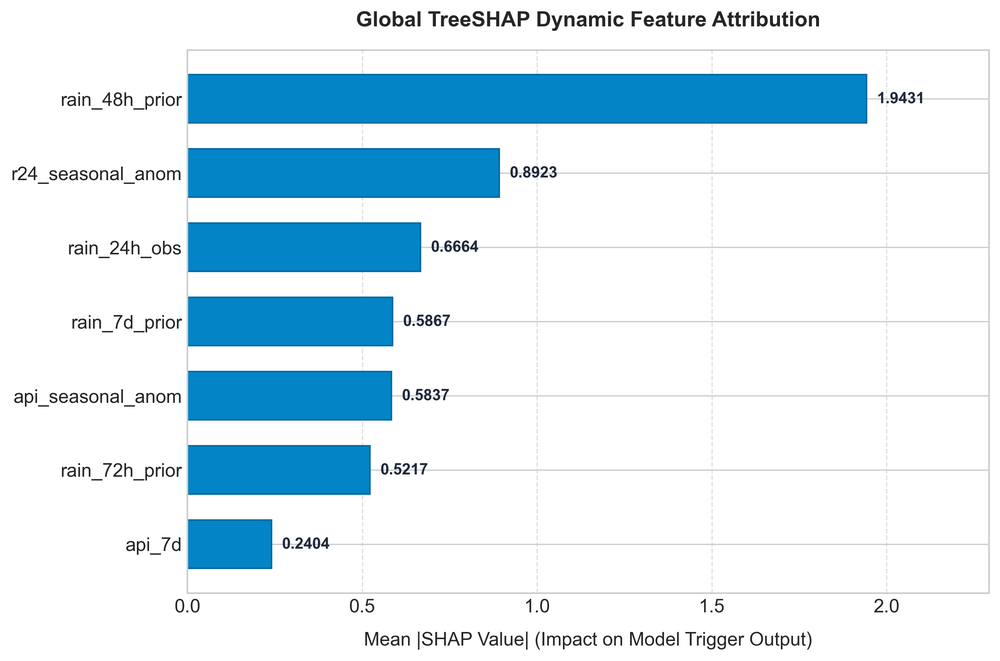
#> input picture figures/05_global_shap_importance.png, 1000 x 661 px, shrunk from 2652 x 1754 before the run, found by its file name; the run also reads 3 pictures not shown here
$ python generate_a3_poster_v2.py
#> lines starting #> are read from the running program, lines starting #| are printed output that depends on the picture
# -*- coding: utf-8 -*-
"""
================================================================================
MINDMELD  —  A3 CONFERENCE INFOGRAPHIC POSTER  (matplotlib edition)
================================================================================
Generates a premium A3-landscape poster at 150 Dpi → PNG + PDF.
    420 mm × 297 mm  @  150 dpi  =  2480 × 1754 pixels

USAGE:
    pip install matplotlib pillow
    python generate_a3_poster_v2.py

OUTPUTS:
    MINDMELD_A3_Poster.png  (3.7 MB, print-ready)
    MINDMELD_A3_Poster.pdf  (vector text on raster art)
================================================================================
"""

import os, sys, textwrap
os.environ.setdefault("MPLBACKEND", "Agg")
import warnings
warnings.filterwarnings("ignore")

try:
    import matplotlib
    import matplotlib.pyplot as plt
    import matplotlib.patches as mpatches
    import matplotlib.patheffects as pe
    from matplotlib.patches import FancyBboxPatch, FancyArrowPatch, Rectangle
    from matplotlib.gridspec import GridSpec
    from matplotlib.colors import LinearSegmentedColormap
    import numpy as np
except ImportError:
    print("[ERROR] pip install matplotlib numpy")
    sys.exit(1)

try:
    from PIL import Image
    PIL_OK = True
except ImportError:
    PIL_OK = False
    print("[WARN] Pillow not installed — figures will show placeholders")

# ============================================================
# CONFIG
# ============================================================
DPI     = 150
W_MM, H_MM = 420, 297
W_IN = W_MM / 25.4
H_IN = H_MM / 25.4

# Hex colours (all as 0-1 tuples for matplotlib)
def hx(h):
    h = h.lstrip("#")
    return tuple(int(h[i:i+2], 16)/255 for i in (0, 2, 4))

BG_DARK   = hx("0F172A")
BG_PANEL  = hx("1E293B")
BG_PANEL2 = hx("0E3A5C")
BG_MID    = hx("162336")
ACCENT1   = hx("0284C7")   # sky-blue
ACCENT2   = hx("0D9488")   # teal
ACCENT3   = hx("7C3AED")   # violet
GOLD      = hx("F59E0B")
RED       = hx("EF4444")
GREEN     = hx("22C55E")
WHITE     = hx("FFFFFF")
LIGHT     = hx("CBD5E1")
MUTED     = hx("94A3B8")

# ============================================================
# HELPERS
# ============================================================

def panel(ax, x, y, w, h, fc=None, ec=None, lw=0.8,
          radius=0.003, zorder=2):
    fc = fc or BG_PANEL
    ec = ec or BG_PANEL2
    p = FancyBboxPatch((x, y), w, h,
                       boxstyle=f"round,pad=0,rounding_size={radius}",
                       facecolor=fc, edgecolor=ec, linewidth=lw,
                       transform=ax.transAxes, zorder=zorder, clip_on=False)
    ax.add_patch(p)
    return p


# [8 lines left out: function label, not called in this run]


def divider(ax, y, color=ACCENT1, lw=0.8, zorder=4):
    ax.axhline(y=y, color=color, linewidth=lw,
               transform=ax.transAxes, zorder=zorder)


def embed_fig(ax_host, path, x, y, w, h):
    """Embed a pre-saved PNG into the axes (axes-fraction coords)."""
    if not PIL_OK or not os.path.isfile(path):
        # placeholder
        sub = ax_host.inset_axes([x, y, w, h])
        sub.set_facecolor(BG_PANEL)
        sub.set_xticks([]); sub.set_yticks([])
        for s in sub.spines.values(): s.set_color(ACCENT1)
        sub.text(0.5, 0.5, os.path.basename(path),
                 color=MUTED, ha="center", va="center",
                 fontsize=7, transform=sub.transAxes)
        return sub
    img = np.array(Image.open(path).convert("RGBA"))
    sub = ax_host.inset_axes([x, y, w, h])
    sub.imshow(img, aspect="auto", interpolation="lanczos")
    sub.set_xticks([]); sub.set_yticks([])
    for s in sub.spines.values(): s.set_visible(False)
    return sub


# [44 lines left out: functions metric_card, tier_box, not called in this run]


# ============================================================
# BUILD POSTER
# ============================================================

def build():
    fig = plt.figure(figsize=(W_IN, H_IN), facecolor=BG_DARK, dpi=DPI)
    ax = fig.add_axes([0, 0, 1, 1], facecolor=BG_DARK)
    ax.set_xlim(0, 1); ax.set_ylim(0, 1)
    ax.set_xticks([]); ax.set_yticks([])
    for sp in ax.spines.values(): sp.set_visible(False)

    # --- accent top bar ---
    bar = Rectangle((0, 0.972), 1, 0.028,
                    facecolor=ACCENT1, edgecolor="none",
                    transform=ax.transAxes, zorder=10)
    ax.add_patch(bar)

    # --- header band ---
    header = Rectangle((0, 0.862), 1, 0.110,
                        facecolor=BG_PANEL2, edgecolor="none",
                        transform=ax.transAxes, zorder=2)
    ax.add_patch(header)

    # left accent stripe in header
    ax.add_patch(Rectangle((0, 0.862), 0.008, 0.110,
                            facecolor=ACCENT1, edgecolor="none",
                            transform=ax.transAxes, zorder=3))

    # main title
    ax.text(0.013, 0.944,
            "AI-Driven Two-Tier Landslide Early Warning &",
            fontsize=19, fontweight="bold", color=WHITE,
            va="center", transform=ax.transAxes, zorder=6)
    ax.text(0.013, 0.920,
            "Disaster Resilience Grid for North-East India (NER)",
            fontsize=19, fontweight="bold", color=WHITE,
            va="center", transform=ax.transAxes, zorder=6)

    # subtitle tag-line
    ax.text(0.013, 0.899,
            "XGBoost Two-Tier Stacking  •  Meta-Calibrator Fusion  •  "
            "Real-Time IoT Telemetry  •  InSAR Ground Deformation  •  "
            "Dijkstra Routing  •  OASIS CAP v1.2",
            fontsize=7.8, color=ACCENT1, style="italic",
            va="center", transform=ax.transAxes, zorder=6)

    # author line
    ax.text(0.013, 0.875,
            "Dr. R. Rajmohan   |   Disaster Management Research Group, "
            "SRM Institute of Science & Technology   |   "
            "20–30°N, 88–98°E   |   NH-10, NH-27, NH-29, NH-44",
            fontsize=6.8, color=LIGHT, va="center",
            transform=ax.transAxes, zorder=6)

    # domain pills (right side of header)
    domains = [("Artificial Intelligence", ACCENT1),
               ("Geotechnical Eng.", BG_PANEL),
               ("Satellite Remote Sensing", BG_PANEL),
               ("Disaster Risk Reduction", BG_PANEL)]
    for i, (d, fc) in enumerate(domains):
        px = 0.640 + i*0.090
        p = FancyBboxPatch((px, 0.880), 0.088, 0.036,
                           boxstyle="round,pad=0,rounding_size=0.003",
                           facecolor=fc, edgecolor=ACCENT1, linewidth=0.7,
                           transform=ax.transAxes, zorder=5)
        ax.add_patch(p)
        ax.text(px+0.044, 0.898, d, fontsize=5.2,
                color=WHITE, fontweight="bold" if i==0 else "normal",
                ha="center", va="center", transform=ax.transAxes, zorder=6)

    # ============================================================
    # LAYOUT — three columns
    # M = 0.012 margin, COL = 0.313 wide, GAP = 0.008
    # ============================================================
    M    = 0.012
    GAP  = 0.008
    CW   = (1 - 2*M - 2*GAP) / 3
    C1   = M
    C2   = M + CW + GAP
    C3   = M + 2*(CW + GAP)
    TOP  = 0.854          # content starts below header
    BOT  = 0.028          # above footer
    CH   = TOP - BOT      # total content height

    def cy(frac):          # fraction of content column height from bottom
        return BOT + frac * CH

    # ============================================================
    # COLUMN 1
    # ============================================================
    y = TOP

    # --- Section: Context ---
    SH = 0.022   # section header height
    panel(ax, C1, y-SH, CW, SH, fc=BG_PANEL2)
    ax.text(C1+0.005, y-SH*0.45, "① Study Context", fontsize=7.5,
            color=WHITE, fontweight="bold", va="center",
            transform=ax.transAxes, zorder=5)
    y -= SH + 0.005

    BODY_H = 0.082
    panel(ax, C1, y-BODY_H, CW, BODY_H, fc=BG_PANEL)
    context = (
        "North-East India records >200 fatalities per monsoon season "
        "from landslides across 8 national highways. Existing "
        "rainfall-threshold systems lack spatial specificity and "
        "probabilistic calibration.\n\n"
        "MINDMELD decouples static terrain susceptibility S(x) "
        "from dynamic hydro-geotechnical triggers T(x,t) using "
        "a novel two-tier XGBoost stacking architecture fused by "
        "a meta-calibrator, yielding calibrated P_fused ∈[0,1] "
        "mapped to 4 NDMA operational alert tiers."
    )
    ax.text(C1+0.006, y-0.008, context,
            fontsize=6.2, color=LIGHT, va="top", wrap=False,
            transform=ax.transAxes, zorder=5,
            multialignment="left",
            linespacing=1.55)
    y -= BODY_H + 0.006

    # --- 4-stat pills ---
    PW = (CW - 0.003*3) / 4
    PH = 0.048
    pills = [("Bounding Box", "20°N–30°N\n88°E–98°E", ACCENT1),
             ("NE States",    "8 States\nAssam +7",    ACCENT2),
             ("Dataset",      "1,152\nevents",          ACCENT3),
             ("IoT Nodes",    "40-Node\nGrid",          GOLD)]
    for i, (lbl, val, col) in enumerate(pills):
        px = C1 + i*(PW+0.003)
        p = FancyBboxPatch((px, y-PH), PW, PH,
                           boxstyle="round,pad=0,rounding_size=0.003",
                           facecolor=BG_PANEL, edgecolor=col, linewidth=1.0,
                           transform=ax.transAxes, zorder=3, clip_on=False)
        ax.add_patch(p)
        # top stripe
        ax.add_patch(FancyBboxPatch((px, y-PH*0.25), PW, PH*0.25,
                                    boxstyle="round,pad=0,rounding_size=0.002",
                                    facecolor=col, edgecolor="none",
                                    transform=ax.transAxes, zorder=4, clip_on=False))
        ax.text(px+PW/2, y-PH*0.62, val, fontsize=7.0, fontweight="bold",
                color=col, ha="center", va="center",
                transform=ax.transAxes, zorder=5, linespacing=1.4)
        ax.text(px+PW/2, y-PH*0.12, lbl, fontsize=5.0, color=WHITE,
                ha="center", va="center", fontweight="bold",
                transform=ax.transAxes, zorder=6)
    y -= PH + 0.010

    # --- Architecture diagram ---
    panel(ax, C1, y-SH, CW, SH, fc=hx("0E2F4D"))
    ax.text(C1+0.005, y-SH*0.45, "② Two-Tier XGBoost Stacking Architecture",
            fontsize=7.5, color=WHITE, fontweight="bold", va="center",
            transform=ax.transAxes, zorder=5)
    y -= SH + 0.004

    TIER_H = 0.072
    tiers_data = [
        ("TIER 1  —  Static Susceptibility  S(x)", ACCENT1,
         ["Inputs: slope, elevation, aspect_sin, aspect_cos,",
          "         curvature, dist_to_road_km",
          "n_est=180  max_depth=6  η=0.30  λ=1.0  seed=42",
          "Output: P_susc∈[0,1]   ζ₁ = ln[P/(1–P)]"]),
        ("TIER 2  —  Dynamic Trigger  T(x,t)", ACCENT2,
         ["Inputs: rain_24h, rain_48h_prior, rain_72h,",
          "         rain_7d, API_7d, r24_anom, api_anom",
          "n_est=100  max_depth=6  η=0.30  base_score=0.26",
          "Output: P_trig∈[0,1]   ζ₂ = ln[P/(1–P)]"]),
        ("META-CALIBRATOR  —  LR Fusion Engine", ACCENT3,
         ["Z = [ζ₁, ζ₂]ᵀ    L2-LR  C=1.0  lbfgs",
          "P_fused = σ(w₀ + w₁ζ₁ + w₂ζ₂)   θ = 0.35",
          "R_k = f(P_fused) → NDMA Alert Tier",
          "{GREEN | YELLOW | ORANGE | RED}"]),
    ]
    for ti, (title, col, lines) in enumerate(tiers_data):
        ty = y - ti*(TIER_H + 0.018)
        # box
        p = FancyBboxPatch((C1, ty-TIER_H), CW, TIER_H,
                           boxstyle="round,pad=0,rounding_size=0.003",
                           facecolor=BG_PANEL, edgecolor=col, linewidth=1.3,
                           transform=ax.transAxes, zorder=3, clip_on=False)
        ax.add_patch(p)
        # left stripe
        ax.add_patch(Rectangle((C1, ty-TIER_H), CW*0.012, TIER_H,
                                facecolor=col, edgecolor="none",
                                transform=ax.transAxes, zorder=4, clip_on=False))
        ax.text(C1+CW*0.020, ty-TIER_H*0.18, title,
                fontsize=6.8, fontweight="bold", color=col, va="center",
                transform=ax.transAxes, zorder=5)
        for li, line in enumerate(lines):
            ax.text(C1+CW*0.020, ty-TIER_H*0.38 - li*TIER_H*0.165,
                    line, fontsize=5.6, color=LIGHT, va="center",
                    transform=ax.transAxes, zorder=5, family="monospace")
        # arrow to next
        if ti < 2:
            ax.annotate("", xy=(C1+CW/2, ty-TIER_H-0.014),
                        xytext=(C1+CW/2, ty-TIER_H-0.001),
                        arrowprops=dict(arrowstyle="-|>", color=GOLD,
                                        lw=1.8, mutation_scale=10),
                        xycoords="axes fraction", textcoords="axes fraction",
                        zorder=6)
    y -= 3*TIER_H + 2*0.018 + 0.012

    # --- Geotechnical formulas ---
    panel(ax, C1, y-SH, CW, SH, fc=hx("143D2E"))
    ax.text(C1+0.005, y-SH*0.45, "③ Geotechnical Physics — Infinite Slope FS",
            fontsize=7.5, color=WHITE, fontweight="bold", va="center",
            transform=ax.transAxes, zorder=5)
    y -= SH + 0.003

    geo_formulas = [
        ("Terzaghi Effective Stress",
         "σ′ = (γₛ·z − γ_w·h_w)·cos²β"),
        ("Mohr-Coulomb Shear Strength",
         "τ_f = c′ + σ′·tan φ′"),
        ("Infinite Slope FS",
         "FS = [c′ + (γₛz−γ_w h_w)cos²β·tanφ′] / [γₛ·z·sinβ·cosβ]"),
        ("Critical Rainfall  h_w*",
         "h_w* = z − [c′/(γ_w cos²β tanφ′)] + [z tanβ/tanφ′]"),
        ("Richards PDE",
         "∂θ/∂t = ∂/∂z[K(h)(∂h/∂z+1)] − S(z,t)"),
        ("API Decay",
         "API_t = Σ P_{t-k}·exp(−k/τ)   [τ=7 days]"),
        ("Seasonal Anomaly",
         "Anom_t = (P_t − μ_clim(doy)) / σ_clim(doy)"),
    ]
    FH = 0.032
    for fi, (fname, feq) in enumerate(geo_formulas):
        fy_ = y - fi*FH
        bgc = BG_PANEL if fi%2==0 else BG_MID
        ax.add_patch(Rectangle((C1, fy_-FH+0.001), CW, FH-0.001,
                                facecolor=bgc, edgecolor=hx("0D9488"),
                                linewidth=0.3,
                                transform=ax.transAxes, zorder=3, clip_on=False))
        ax.text(C1+0.005, fy_-FH*0.30, fname,
                fontsize=5.4, color=ACCENT2, fontweight="bold", va="center",
                transform=ax.transAxes, zorder=5)
        ax.text(C1+0.005, fy_-FH*0.72, feq,
                fontsize=6.0, color=LIGHT, va="center", style="italic",
                transform=ax.transAxes, zorder=5)
    y -= len(geo_formulas)*FH + 0.012

    # Figure: SHAP
    panel(ax, C1, y-SH, CW, SH, fc=hx("1A1E4D"))
    ax.text(C1+0.005, y-SH*0.45, "⑩ TreeSHAP Attribution & Risk Mapping",
            fontsize=7.5, color=WHITE, fontweight="bold", va="center",
            transform=ax.transAxes, zorder=5)
    y -= SH + 0.003
    FIG_H = (y - BOT - 0.025) / 2
    embed_fig(ax, "05_global_shap_importance.png",
              C1, y-FIG_H, CW, FIG_H-0.004)
#> in embed_fig, img is the input picture: shape (661, 1000, 4); mean R, G, B, A 214.5, 232.9, 242.4, 255
    ax.text(C1+CW/2, y-FIG_H+0.003,
            "Fig 6 · Global TreeSHAP  —  rain_48h_prior  34.70%",
            fontsize=5.4, color=MUTED, ha="center", va="bottom",
            transform=ax.transAxes, zorder=5, style="italic")
    y -= FIG_H + 0.003
    embed_fig(ax, "08_calibrated_risk_mapping.png",
              C1, BOT+0.010, CW, y-BOT-0.014)
#> call 2 of embed_fig, with path = '08_calibrated_risk_mapping.png', x = 0.012, y = 0.038, w = 0.32, h = 0.034
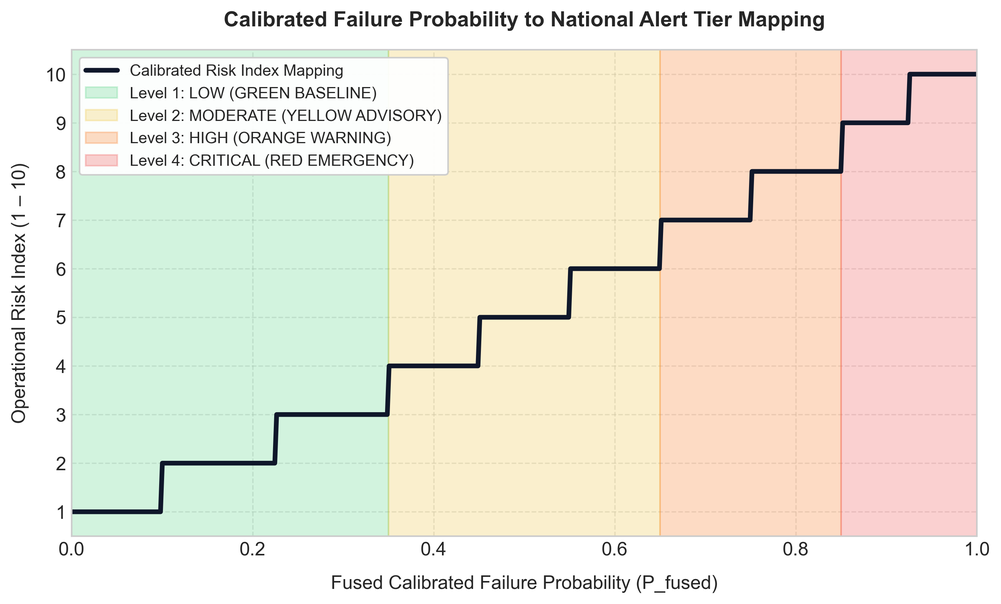
#> input picture figures/08_calibrated_risk_mapping.png, 1001 x 604 px, shrunk from 2654 x 1603 before the run, found by its file name
#> in embed_fig, img is the input picture: shape (604, 1001, 4); mean R, G, B, A 236.7, 231.4, 217.2, 255
    ax.text(C1+CW/2, BOT+0.006,
            "Fig 7 · P_fused → R_k (1–10) → NDMA {Green|Yellow|Orange|Red}",
            fontsize=5.4, color=MUTED, ha="center", va="bottom",
            transform=ax.transAxes, zorder=5, style="italic")

    # ============================================================
    # COLUMN 2
    # ============================================================
    y2 = TOP

    # --- BIG Metric Dashboard ---
    panel(ax, C2, y2-SH, CW, SH, fc=BG_PANEL2)
    ax.text(C2+0.005, y2-SH*0.45,
            "④ Performance Metrics Dashboard",
            fontsize=7.5, color=WHITE, fontweight="bold", va="center",
            transform=ax.transAxes, zorder=5)
    y2 -= SH + 0.004

    metric_schemes = [
        ("TEST PARTITION  (N = 52)",   ACCENT1,
         [("Accuracy",   "94.23%", GREEN),
          ("Precision",  "85.71%", ACCENT1),
          ("POD/Recall", "92.31%", ACCENT2),
          ("ROC-AUC",    "0.9803", ACCENT3),
          ("PR-AUC",     "0.9208", GOLD),
          ("Brier",      "0.0410", MUTED)]),
        ("SPATIAL BLOCK OOF  (N = 346)", ACCENT2,
         [("Accuracy",   "85.84%", GREEN),
          ("Precision",  "75.95%", ACCENT1),
          ("POD/Recall", "66.67%", ACCENT2),
          ("ROC-AUC",    "0.8816", ACCENT3),
          ("PR-AUC",     "0.8177", GOLD),
          ("Brier",      "0.0991", MUTED)]),
        ("LOYO TEMPORAL  (N = 346, 2007–2019)", GOLD,
         [("Accuracy",   "71.10%", GREEN),
          ("Precision",  "41.67%", ACCENT1),
          ("POD/Recall", "27.78%", ACCENT2),
          ("ROC-AUC",    "0.5925", ACCENT3),
          ("PR-AUC",     "0.3870", GOLD),
          ("Brier",      "0.2176", MUTED)]),
    ]
    SCHEME_H = 0.088
    PW2 = (CW - 0.002*5) / 6
    PH2 = 0.052
    s_bgs = [BG_PANEL, BG_MID, BG_PANEL]
    for si, (slbl, scol, smet) in enumerate(metric_schemes):
        sy = y2 - si*(SCHEME_H + 0.006)
        # scheme label
        ax.add_patch(Rectangle((C2, sy-0.018), CW, 0.018,
                                facecolor=s_bgs[si], edgecolor=scol,
                                linewidth=0.5,
                                transform=ax.transAxes, zorder=3, clip_on=False))
        ax.text(C2+0.005, sy-0.009, slbl,
                fontsize=6.5, color=GOLD, fontweight="bold", va="center",
                transform=ax.transAxes, zorder=5)
        # pills
        for pi, (plbl, pval, pcol) in enumerate(smet):
            px2 = C2 + pi*(PW2+0.002)
            p = FancyBboxPatch((px2, sy-0.018-PH2), PW2, PH2,
                               boxstyle="round,pad=0,rounding_size=0.003",
                               facecolor=s_bgs[si], edgecolor=pcol,
                               linewidth=0.7,
                               transform=ax.transAxes, zorder=3, clip_on=False)
            ax.add_patch(p)
            ax.text(px2+PW2/2, sy-0.018-PH2*0.38, pval,
                    fontsize=9.5, fontweight="bold", color=pcol,
                    ha="center", va="center", transform=ax.transAxes, zorder=5)
            ax.text(px2+PW2/2, sy-0.018-PH2*0.78, plbl,
                    fontsize=5.0, color=MUTED, ha="center", va="center",
                    transform=ax.transAxes, zorder=5)
    y2 -= 3*SCHEME_H + 2*0.006 + 0.006

    # --- Confusion Matrix ---
    panel(ax, C2, y2-SH, CW, SH, fc=hx("0E2F4D"))
    ax.text(C2+0.005, y2-SH*0.45,
            "⑤ Confusion Matrix — Test Partition  (θ = 0.35)",
            fontsize=7.5, color=WHITE, fontweight="bold", va="center",
            transform=ax.transAxes, zorder=5)
    y2 -= SH + 0.005

    # draw inline confusion matrix
    CM_W = CW*0.38
    CM_H = 0.080
    CM_X = C2 + (CW - CM_W)/2
    CM_Y = y2 - CM_H
    cm_vals = [["", "Pred 0", "Pred 1"],
               ["Act 0", "37", "2"],
               ["Act 1", "1", "12"]]
    cm_fills = [[BG_PANEL2, BG_PANEL, BG_PANEL],
                [BG_PANEL, hx("14532D"), hx("7F1D1D")],
                [BG_PANEL, hx("7F1D1D"), hx("14532D")]]
    cm_cols  = [[GOLD, LIGHT, LIGHT],
                [LIGHT, GREEN, RED],
                [LIGHT, RED,   GREEN]]
    cw2 = CM_W/3; ch2 = CM_H/3
    for ri in range(3):
        for ci in range(3):
            ax.add_patch(Rectangle((CM_X+ci*cw2, CM_Y+CM_H-(ri+1)*ch2),
                                   cw2, ch2,
                                   facecolor=cm_fills[ri][ci],
                                   edgecolor=ACCENT1, linewidth=0.4,
                                   transform=ax.transAxes, zorder=3, clip_on=False))
            fs = 9.0 if (ri>0 and ci>0) else 5.5
            fw = "bold" if (ri>0 and ci>0) else "normal"
            ax.text(CM_X+(ci+0.5)*cw2, CM_Y+CM_H-(ri+0.5)*ch2,
                    cm_vals[ri][ci], fontsize=fs, fontweight=fw,
                    color=cm_cols[ri][ci], ha="center", va="center",
                    transform=ax.transAxes, zorder=5)

    # TP/TN/FP/FN badges
    badges = [("TP=12",GREEN),("TN=37",ACCENT2),("FP=2",RED),("FN=1",GOLD)]
    BW = CW/4 - 0.003
    for bi, (bt, bc) in enumerate(badges):
        bx = C2 + bi*(BW+0.003)
        ax.add_patch(FancyBboxPatch((bx, CM_Y-0.022), BW, 0.020,
                                    boxstyle="round,pad=0,rounding_size=0.002",
                                    facecolor=BG_PANEL, edgecolor=bc,
                                    linewidth=0.8,
                                    transform=ax.transAxes, zorder=3, clip_on=False))
        ax.text(bx+BW/2, CM_Y-0.012, bt, fontsize=7.5, fontweight="bold",
                color=bc, ha="center", va="center",
                transform=ax.transAxes, zorder=5)
    y2 = CM_Y - 0.028

    # --- Figure: Confusion Matrix image ---
    panel(ax, C2, y2-SH, CW, SH, fc=BG_MID)
    ax.text(C2+0.005, y2-SH*0.45, "Fig 1 · Confusion Matrix Heatmap",
            fontsize=6.5, color=LIGHT, va="center",
            transform=ax.transAxes, zorder=5)
    y2 -= SH + 0.003
    FIG2H = (y2 - BOT - 0.028) / 2
    embed_fig(ax, "01_confusion_matrix.png", C2, y2-FIG2H, CW, FIG2H-0.004)
#> call 3 of embed_fig, with path = '01_confusion_matrix.png', x = 0.34, y = 0.221, w = 0.32, h = 0.161
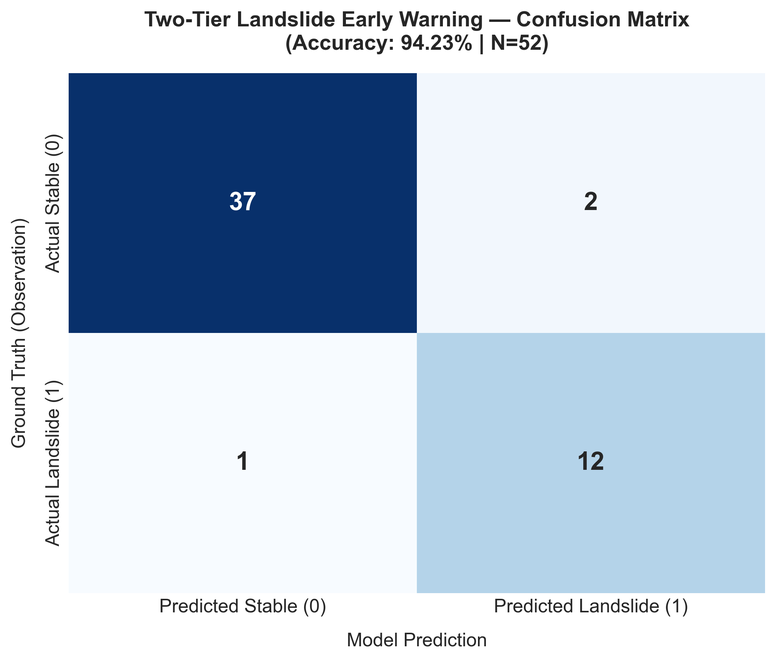
#> input picture figures/01_confusion_matrix.png, 776 x 661 px, shrunk from 2057 x 1753 before the run, found by its file name
#> in embed_fig, img is the input picture: shape (661, 776, 4); mean R, G, B, A 190.5, 204.6, 220.7, 255
#> (the rest of the program and of its run is left out)
